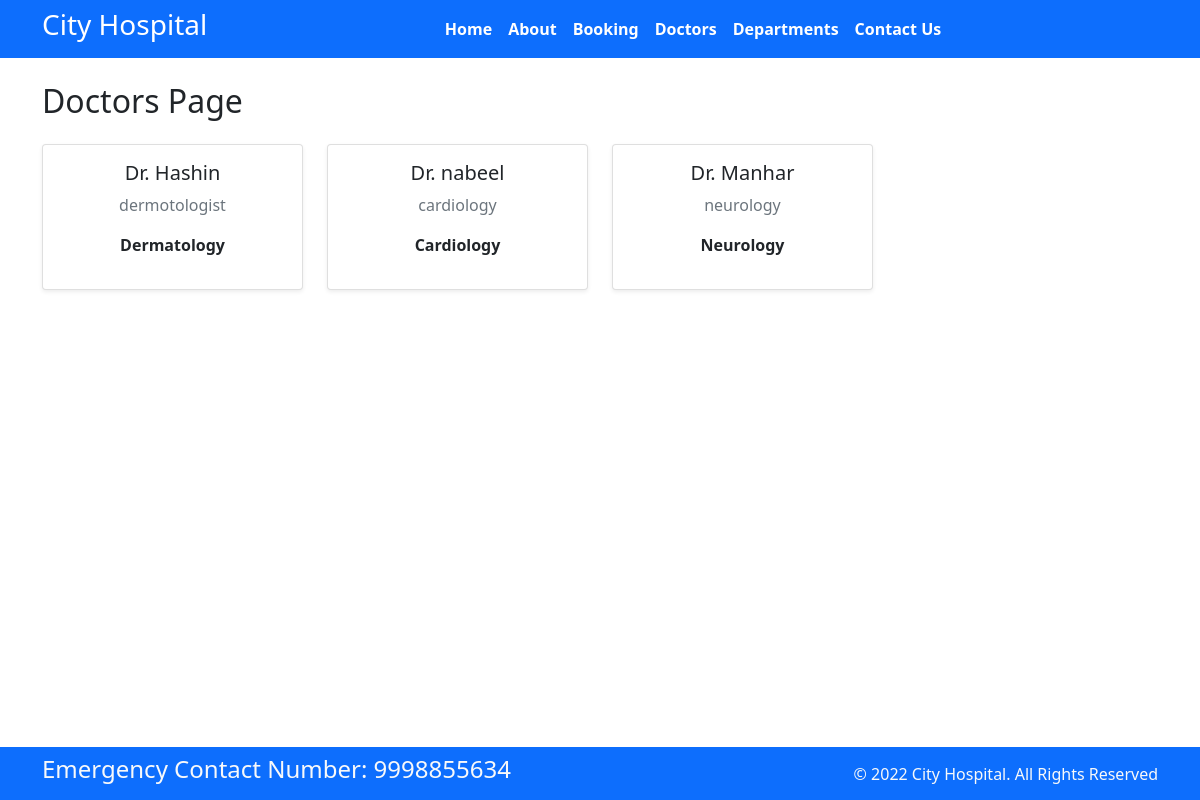
The app's page /doctors/ with its own data.
### home/models.py (models this page shows, shortened)
class Doctors(models.Model):
    doc_name=models.CharField(max_length=100)
    doc_spec=models.CharField(max_length=200)
    dep_name=models.ForeignKey(Departments,on_delete=models.CASCADE)

class Departments(models.Model):
    dep_name=models.CharField(max_length=50)
    dep_description=models.TextField()
    def __str__(self):
         return self.dep_name

### home/views.py (the view)
# urls.py: path('doctors/', views.doctors, name='doctors'),
def doctors(request):
    doc = {
        'doctors':Doctors.objects.all()
    }
    return render(request,'doctors.html',doc)

### templates/doctors.html (shortened to what this page needs)
{% extends "base.html" %}
{% block content %}
<div class="container mt-4">
<h2 class="mb-4">Doctors Page</h2>
<div class="row">
{% for d in doctors %}
<div class="col-md-3 mb-4">
<div class="card shadow-sm">
<div class="card-body text-center">
<h5 class="card-title">Dr. {{ d.doc_name }}</h5>
<p class="text-muted">{{ d.doc_spec }}</p>
<p class="fw-bold">{{ d.dep_name }}</p>
</div>
</div>
</div>
{% endfor %}
</div>
</div>
{% endblock %}

### records on screen
Doctors: doc_name "Hashin", doc_spec "dermotologist", dep_name "Dermatology"
Doctors: doc_name "nabeel", doc_spec "cardiology", dep_name "Cardiology"
Doctors: doc_name "Manhar", doc_spec "neurology", dep_name "Neurology"
